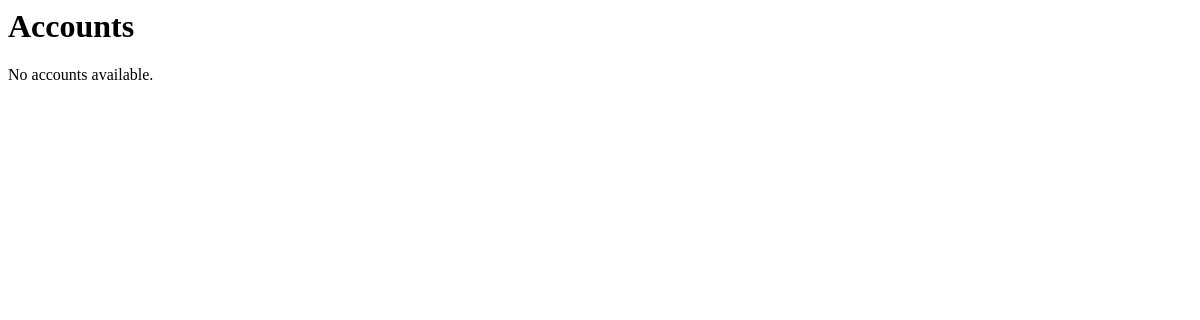
Page /accounts/1 (signed in) on the earlier database version.
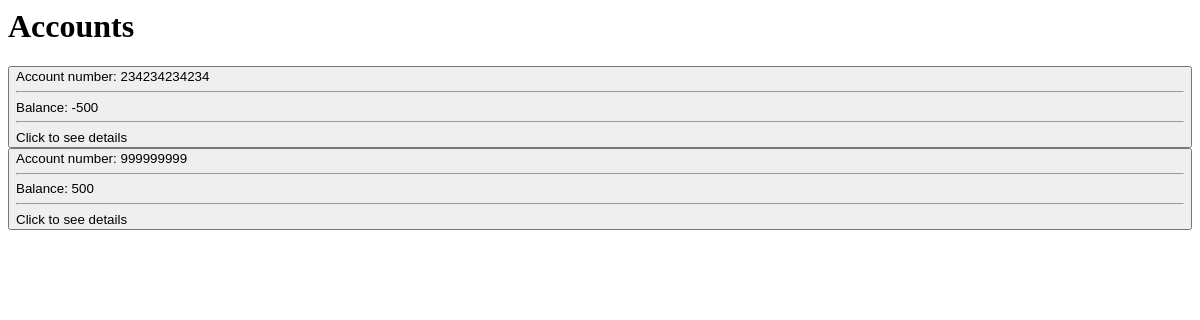
Same page on the later database version.
### best_bank_as/models/account.py (models this page shows)
class Account(base_model.BaseModel):
    account_number = models.IntegerField(unique=True)
    customer = models.ForeignKey(Customer, on_delete=models.CASCADE)
    account_type = models.ForeignKey(AccountType, on_delete=models.SET_NULL, null=True)

### best_bank_as/views.py (the view)
# urls.py: path("accounts/<int:pk>", views.get_accounts, name="get_accounts"),
@login_required
def get_accounts(request: HttpRequest, pk: int) -> HttpResponse:
    user = get_object_or_404(User, pk=pk)
    accounts = Account.objects.filter(customer_id=user.pk)
    for account in accounts:
        balance = (
            Ledger.objects.filter(account_number_id=account.id).aggregate(
                Sum("amount")
            )["amount__sum"]
            or 0
        )
        account.balance = -balance  # Reverse the sign of the balance
    context = {"accounts": accounts}
    return render(request, "best_bank_as/accounts/accounts.html", context)

### best_bank_as/templates/best_bank_as/accounts/accounts.html (shortened to what this page needs)
<h1>Accounts</h1>
{% for account in accounts %}
    <a href="#details">
        <button
            hx-target="#details"
            hx-get="{% url 'best_bank_as:get_details' account.pk %}"
            style="width: 100%; cursor: pointer; text-align: left;"
        >
            <span>Account number: {{ account.account_number }}</span>
            <hr>
            <span>Balance: {{ account.balance }}</span>
            <hr>
            <span>Click to see details</span>
        </button>
    </a>
{% empty %}
    <span>No accounts available.</span>
{% endfor %}

Differences in the rows shown:
now on this page (row edited): Account: account_number "234234234234", balance "-500"
now on this page (row edited): Account: account_number "999999999", balance "500"
Other differences:
text no longer shown: "No accounts available."
